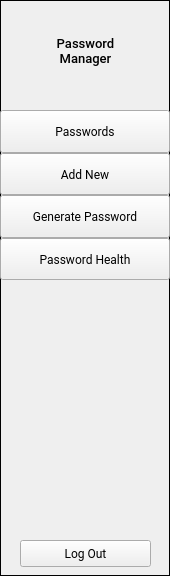
        <widget class="QFrame" name="frameSidebar">
         <property name="minimumSize">
          <size>
           <width>170</width>
           <height>0</height>
          </size>
         </property>
         <property name="maximumSize">
          <size>
           <width>160</width>
           <height>16777215</height>
          </size>
         </property>
         <property name="font">
          <font>
           <family>Roboto</family>
          </font>
         </property>
         <property name="frameShape">
          <enum>QFrame::Box</enum>
         </property>
         <widget class="QFrame" name="frameSidebarButtons">
          <property name="geometry">
           <rect>
            <x>0</x>
            <y>110</y>
            <width>170</width>
            <height>170</height>
           </rect>
          </property>
          <property name="minimumSize">
           <size>
            <width>170</width>
            <height>170</height>
           </size>
          </property>
          <property name="maximumSize">
           <size>
            <width>170</width>
            <height>170</height>
           </size>
          </property>
          <property name="font">
           <font>
            <family>Roboto</family>
           </font>
          </property>
          <property name="frameShape">
           <enum>QFrame::NoFrame</enum>
          </property>
          <layout class="QVBoxLayout" name="verticalLayout">
           <property name="spacing">
            <number>0</number>
           </property>
           <property name="leftMargin">
            <number>0</number>
           </property>
           <property name="topMargin">
            <number>0</number>
           </property>
           <property name="rightMargin">
            <number>0</number>
           </property>
           <property name="bottomMargin">
            <number>0</number>
           </property>
           <item>
            <widget class="QPushButton" name="buttonTabPasswords">
             <property name="sizePolicy">
              <sizepolicy hsizetype="Minimum" vsizetype="Preferred">
               <horstretch>0</horstretch>
               <verstretch>0</verstretch>
              </sizepolicy>
             </property>
             <property name="minimumSize">
              <size>
               <width>0</width>
               <height>30</height>
              </size>
             </property>
             <property name="font">
              <font>
               <family>Roboto</family>
               <pointsize>9</pointsize>
              </font>
             </property>
             <property name="cursor">
              <cursorShape>PointingHandCursor</cursorShape>
             </property>
             <property name="layoutDirection">
              <enum>Qt::LeftToRight</enum>
             </property>
             <property name="autoFillBackground">
              <bool>false</bool>
             </property>
             <property name="styleSheet">
              <string notr="true"/>
             </property>
             <property name="text">
              <string>Passwords</string>
             </property>
             <property name="icon">
              <iconset>
               <normaloff>icons/lock.svg</normaloff>icons/lock.svg</iconset>
             </property>
             <property name="iconSize">
              <size>
               <width>14</width>
               <height>14</height>
              </size>
             </property>
             <property name="checkable">
              <bool>false</bool>
             </property>
             <property name="checked">
              <bool>false</bool>
             </property>
             <property name="autoRepeat">
              <bool>false</bool>
             </property>
             <property name="autoExclusive">
              <bool>false</bool>
             </property>
             <property name="default">
              <bool>false</bool>
             </property>
             <property name="flat">
              <bool>false</bool>
             </property>
            </widget>
           </item>
           <item>
            <widget class="QPushButton" name="buttonTabAddNew">
             <property name="sizePolicy">
              <sizepolicy hsizetype="Minimum" vsizetype="Preferred">
               <horstretch>0</horstretch>
               <verstretch>0</verstretch>
              </sizepolicy>
             </property>
             <property name="minimumSize">
              <size>
               <width>0</width>
               <height>30</height>
              </size>
             </property>
             <property name="font">
              <font>
               <family>Roboto</family>
               <pointsize>9</pointsize>
              </font>
             </property>
             <property name="cursor">
              <cursorShape>PointingHandCursor</cursorShape>
             </property>
             <property name="styleSheet">
              <string notr="true"/>
             </property>
             <property name="text">
              <string>Add New</string>
             </property>
             <property name="icon">
              <iconset>
               <normaloff>icons/add.svg</normaloff>icons/add.svg</iconset>
             </property>
             <property name="iconSize">
              <size>
               <width>14</width>
               <height>14</height>
              </size>
             </property>
            </widget>
           </item>
           <item>
            <widget class="QPushButton" name="buttonTabGenerate">
             <property name="sizePolicy">
              <sizepolicy hsizetype="Minimum" vsizetype="Preferred">
               <horstretch>0</horstretch>
               <verstretch>0</verstretch>
              </sizepolicy>
             </property>
             <property name="minimumSize">
              <size>
               <width>0</width>
               <height>30</height>
              </size>
             </property>
             <property name="font">
              <font>
               <family>Roboto</family>
               <pointsize>9</pointsize>
              </font>
             </property>
             <property name="cursor">
              <cursorShape>PointingHandCursor</cursorShape>
             </property>
             <property name="styleSheet">
              <string notr="true"/>
             </property>
             <property name="text">
              <string>Generate Password</string>
             </property>
             <property name="icon">
              <iconset>
               <normaloff>icons/refresh.svg</normaloff>icons/refresh.svg</iconset>
             </property>
             <property name="iconSize">
              <size>
               <width>14</width>
               <height>14</height>
              </size>
             </property>
            </widget>
           </item>
           <item>
            <widget class="QPushButton" name="buttonTabHealth">
             <property name="sizePolicy">
              <sizepolicy hsizetype="Minimum" vsizetype="Preferred">
               <horstretch>0</horstretch>
               <verstretch>0</verstretch>
              </sizepolicy>
             </property>
             <property name="minimumSize">
              <size>
               <width>0</width>
               <height>30</height>
              </size>
             </property>
             <property name="font">
              <font>
               <family>Roboto</family>
               <pointsize>9</pointsize>
              </font>
             </property>
             <property name="cursor">
              <cursorShape>PointingHandCursor</cursorShape>
             </property>
             <property name="styleSheet">
              <string notr="true"/>
             </property>
             <property name="text">
              <string>Password Health</string>
             </property>
             <property name="icon">
              <iconset>
               <normaloff>icons/security.svg</normaloff>icons/security.svg</iconset>
             </property>
             <property name="iconSize">
              <size>
               <width>14</width>
               <height>14</height>
              </size>
             </property>
            </widget>
           </item>
          </layout>
         </widget>
         <widget class="QLabel" name="label">
          <property name="geometry">
           <rect>
            <x>30</x>
            <y>30</y>
            <width>111</width>
            <height>41</height>
           </rect>
          </property>
          <property name="font">
           <font>
            <family>Roboto Medium</family>
            <pointsize>10</pointsize>
           </font>
          </property>
          <property name="text">
           <string>Password Manager</string>
          </property>
          <property name="alignment">
           <set>Qt::AlignCenter</set>
          </property>
          <property name="wordWrap">
           <bool>true</bool>
          </property>
         </widget>
         <widget class="QPushButton" name="buttonLogOut">
          <property name="geometry">
           <rect>
            <x>20</x>
            <y>540</y>
            <width>131</width>
            <height>27</height>
           </rect>
          </property>
          <property name="font">
           <font>
            <family>Roboto</family>
           </font>
          </property>
          <property name="cursor">
           <cursorShape>PointingHandCursor</cursorShape>
          </property>
          <property name="text">
           <string>Log Out</string>
          </property>
          <property name="icon">
           <iconset>
            <normaloff>icons/log-out.svg</normaloff>icons/log-out.svg</iconset>
          </property>
         </widget>
        </widget>
